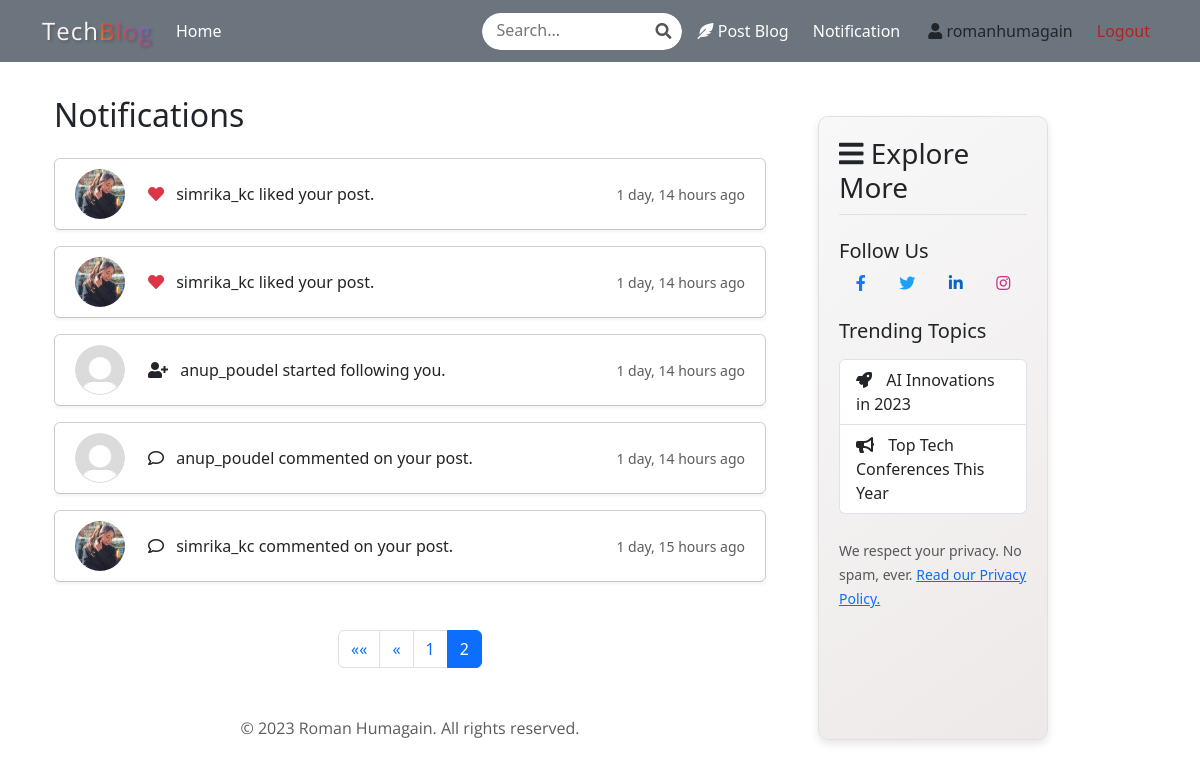
The page /notification/?page=2 (signed in) on the database as committed earlier.
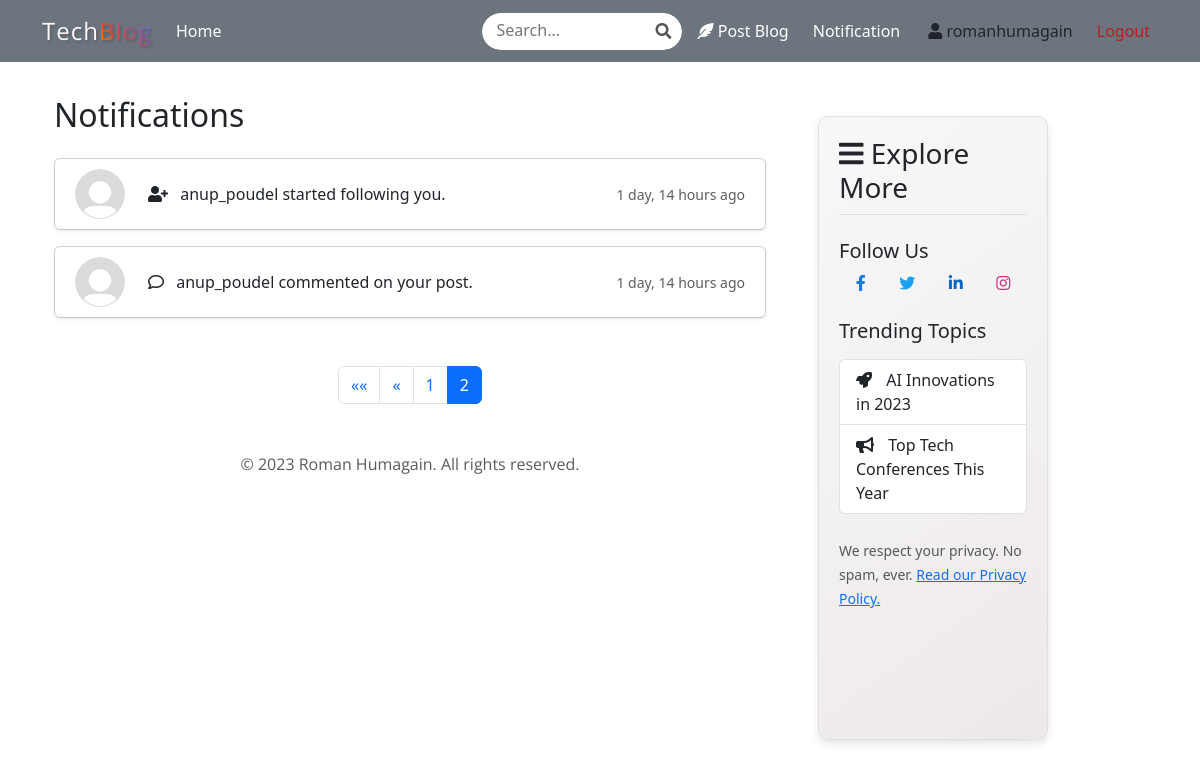
The same page on the database as committed later.
### Blog/models.py (models this page shows, shortened)
class Notification(models.Model):
  TYPES = (
    ('comment', 'comment'),
    ('like', 'like'),
    ('follow', 'follow')
  )
  receiver = models.ForeignKey(User , on_delete=models.CASCADE)
  sender = models.ForeignKey(User , on_delete = models.SET_NULL , null=True, related_name= '+' )
  type = models.CharField(choices=TYPES , max_length=10)
  post = models.ForeignKey(BlogPost , on_delete=models.SET_NULL, null=True)
  message = models.TextField(null=True, blank=True)
  timestamp = models.DateTimeField(auto_now_add=True)
  is_read = models.BooleanField(default=False)

### Users/models.py (models this page shows, shortened)
class Profile(models.Model):
    user = models.OneToOneField(User, on_delete=models.CASCADE)
    previous_logged_in_date = models.DateTimeField(null=True , blank=True)
    slug = models.SlugField(null=True,unique=True)
    profile_pic = models.ImageField(default='profile_pics/default.jpg', upload_to='profile_pics')
    bio = models.TextField(null=True, default=None)
    follower_count = models.IntegerField(null=True, default=0)
    following_count = models.IntegerField(null=True, default=0)
    following = models.ManyToManyField('self' , through = 'Follow' , related_name='followers' , symmetrical=False)

### Blog/views.py (the view)
# urls.py: path('notification/', ViewNotification.as_view(), name = 'notification'),
class ViewNotification(LoginRequiredMixin , View):
    def get(self, request , *args , **kwargs):
        today = timezone.now().date()
        notifications = Notification.objects.filter(receiver = request.user).order_by('-timestamp')
        for notification in notifications:
            notification.is_read = True
            notification.save()
        paginator = Paginator(notifications , 8)
        page = request.GET.get('page' , 1)
        page_obj = paginator.get_page(page)
        context = {'page_obj':page_obj, 'today':today}
        return render(request, 'blog/notification.html' , context)

### Blog/context_processors.py (called while the page is built)
def notification_count(request):
    if request.user.is_authenticated:
        count = Notification.objects.filter(receiver=request.user, is_read=False).count()
        return {'notification_count': count}
    return {}

### Blog/templates/blog/notification.html (shortened to what this page needs)
{% extends 'blog/base.html'%}
{% block body %}
<div class="container ">
    <h2 class="mb-4">Notifications</h2>
    {% if page_obj %}
    <div>
        {% for notification in page_obj %}
        <div class="card mb-3 notification-card {% if not notification.is_read %}notification-unread{% endif %}">
            <div class="card-body d-flex align-items-center shadow-sm">
                <a href="{% url 'user-profile-details' notification.sender.profile.slug  %}" class="text-decoration-none">
                <img src="{{notification.sender.profile.profile_pic.url}}" width="50px" height="50px" style="border-radius: 50%; margin-right: 15px;">
                </a>
                <div style="flex-grow: 1;">
                    {% if notification.type == "comment" %}
                    <i class="far fa-comment text-dark mx-2"></i>
                    {% elif notification.type == "like" %}
                    <i class="fas fa-heart text-danger mx-2"></i>
                    {% elif notification.type == "follow" %}
                    <i class="fas fa-user-plus mx-2"></i>
                    {% endif %}
                    {% if notification.type == "like" %}
                      <a href="/post-details/{{notification.post.slug}}/" class="text-decoration-none text-dark"><span class="ml-2">{{ notification.message }}</span></a>
                    {% elif notification.type == "comment" %}
                      <a href="/post-details/{{notification.post.slug}}/#comments" class="text-decoration-none text-dark"><span class="ml-2">{{ notification.message }}</span></a>
                    {% else %}
                      <span class="ml-2">{{ notification.message }}</span>
                    {% endif %}
                </div>
                <small class="text-muted">
                    {{ notification.timestamp|timesince }} ago
                </small>
            </div>
        </div>
        {% endfor %}
        <div class="container mt-5">
            <nav aria-label="Page navigation">
                <ul class="pagination justify-content-center">
                    {% if not page_obj.number == 1 %}
                    <li class="page-item">
                        <a class="page-link" href="?page=1" aria-label="First"><span
                                aria-hidden="true">&laquo;&laquo;</span></a>
                    </li>
                    {% endif %}
                    {% if page_obj.has_previous %}
                    <li class="page-item">
                        <a class="page-link" href="?page={{ page_obj.previous_page_number }}" aria-label="Previous"><span
                                aria-hidden="true">&laquo;</span></a>
                    </li>
                    {% endif %}
                    {% for num in page_obj.paginator.page_range %}
                    {% if page_obj.number == num %}
                    <li class="page-item active">
                        <span class="page-link">{{ num }}</span>
                    </li>
                    {% elif num > page_obj.number|add:'-2' and num < page_obj.number|add:'2' %} <li class="page-item">
                        <a class="page-link" href="?page={{ num }}">{{ num }}</a>
                        </li>
                        {% endif %}
                        {% endfor %}
                </ul>
            </nav>
        </div>
    </div>
    {% else %}
    <p class="text-muted">You have no new notifications.</p>
    {% endif %}
</div>
{% endblock %}

Rows that differ between the two databases and show on the page:
removed Notification: sender.profile.profile_pic (picture), type "like" (drawn), message "simrika_kc liked your post.", timestamp "1 day, 14 hours"
removed Notification: sender.profile.profile_pic (picture), type "like" (drawn), message "simrika_kc liked your post.", timestamp "1 day, 14 hours"
removed Notification: sender.profile.profile_pic (picture), type "comment" (drawn), message "simrika_kc commented on your post.", timestamp "1 day, 15 hours"
